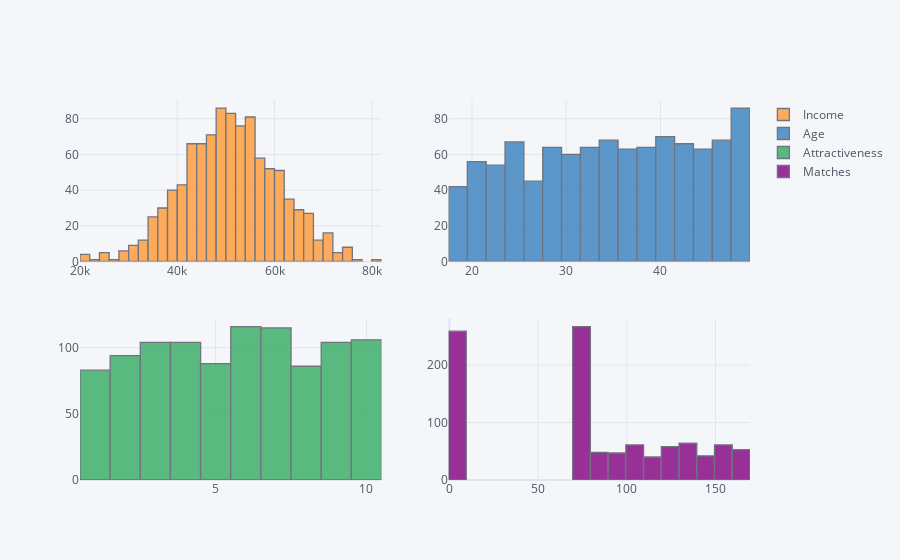

Notebook source saved alongside this figure:
### Code cell
df[numeric_col].iplot(kind='histogram',subplots=True)

### Figure 1 — Plotly figure (JSON) as saved in the notebook; plotly's stock layout.template omitted (floating-point values rounded to 4 significant figures; data arrays with more than 128 entries replaced by an {"elided": "..."} marker saying what was removed)
{"data": [{"histfunc": "count", "histnorm": "", "marker": {"color": "rgba(255, 153, 51, 1.0)", "line": {"color": "#4D5663", "width": 1.3}}, "name": "Income", "opacity": 0.8, "orientation": "v", "x": {"elided": "1000 int values"}, "xaxis": "x", "yaxis": "y", "type": "histogram"}, {"histfunc": "count", "histnorm": "", "marker": {"color": "rgba(55, 128, 191, 1.0)", "line": {"color": "#4D5663", "width": 1.3}}, "name": "Age", "opacity": 0.8, "orientation": "v", "x": {"elided": "1000 int values"}, "xaxis": "x2", "yaxis": "y2", "type": "histogram"}, {"histfunc": "count", "histnorm": "", "marker": {"color": "rgba(50, 171, 96, 1.0)", "line": {"color": "#4D5663", "width": 1.3}}, "name": "Attractiveness", "opacity": 0.8, "orientation": "v", "x": {"elided": "1000 int values"}, "xaxis": "x3", "yaxis": "y3", "type": "histogram"}, {"histfunc": "count", "histnorm": "", "marker": {"color": "rgba(128, 0, 128, 1.0)", "line": {"color": "#4D5663", "width": 1.3}}, "name": "Matches", "opacity": 0.8, "orientation": "v", "x": {"elided": "1000 int values"}, "xaxis": "x4", "yaxis": "y4", "type": "histogram"}], "layout": {"barmode": "overlay", "legend": {"bgcolor": "#F5F6F9", "font": {"color": "#4D5663"}}, "paper_bgcolor": "#F5F6F9", "plot_bgcolor": "#F5F6F9", "title": {"font": {"color": "#4D5663"}}, "xaxis": {"anchor": "y", "domain": [0, 0.45], "gridcolor": "#E1E5ED", "showgrid": true, "tickfont": {"color": "#4D5663"}, "title": {"font": {"color": "#4D5663"}, "text": ""}, "zerolinecolor": "#E1E5ED"}, "yaxis": {"anchor": "x", "domain": [0.575, 1], "gridcolor": "#E1E5ED", "showgrid": true, "tickfont": {"color": "#4D5663"}, "title": {"font": {"color": "#4D5663"}, "text": ""}, "zerolinecolor": "#E1E5ED"}, "xaxis2": {"anchor": "y2", "domain": [0.55, 1], "gridcolor": "#E1E5ED", "showgrid": true, "tickfont": {"color": "#4D5663"}, "title": {"font": {"color": "#4D5663"}, "text": ""}, "zerolinecolor": "#E1E5ED"}, "yaxis2": {"anchor": "x2", "domain": [0.575, 1], "gridcolor": "#E1E5ED", "showgrid": true, "tickfont": {"color": "#4D5663"}, "title": {"font": {"color": "#4D5663"}, "text": ""}, "zerolinecolor": "#E1E5ED"}, "xaxis3": {"anchor": "y3", "domain": [0, 0.45], "gridcolor": "#E1E5ED", "showgrid": true, "tickfont": {"color": "#4D5663"}, "title": {"font": {"color": "#4D5663"}, "text": ""}, "zerolinecolor": "#E1E5ED"}, "yaxis3": {"anchor": "x3", "domain": [0, 0.425], "gridcolor": "#E1E5ED", "showgrid": true, "tickfont": {"color": "#4D5663"}, "title": {"font": {"color": "#4D5663"}, "text": ""}, "zerolinecolor": "#E1E5ED"}, "xaxis4": {"anchor": "y4", "domain": [0.55, 1], "gridcolor": "#E1E5ED", "showgrid": true, "tickfont": {"color": "#4D5663"}, "title": {"font": {"color": "#4D5663"}, "text": ""}, "zerolinecolor": "#E1E5ED"}, "yaxis4": {"anchor": "x4", "domain": [0, 0.425], "gridcolor": "#E1E5ED", "showgrid": true, "tickfont": {"color": "#4D5663"}, "title": {"font": {"color": "#4D5663"}, "text": ""}, "zerolinecolor": "#E1E5ED"}}}
